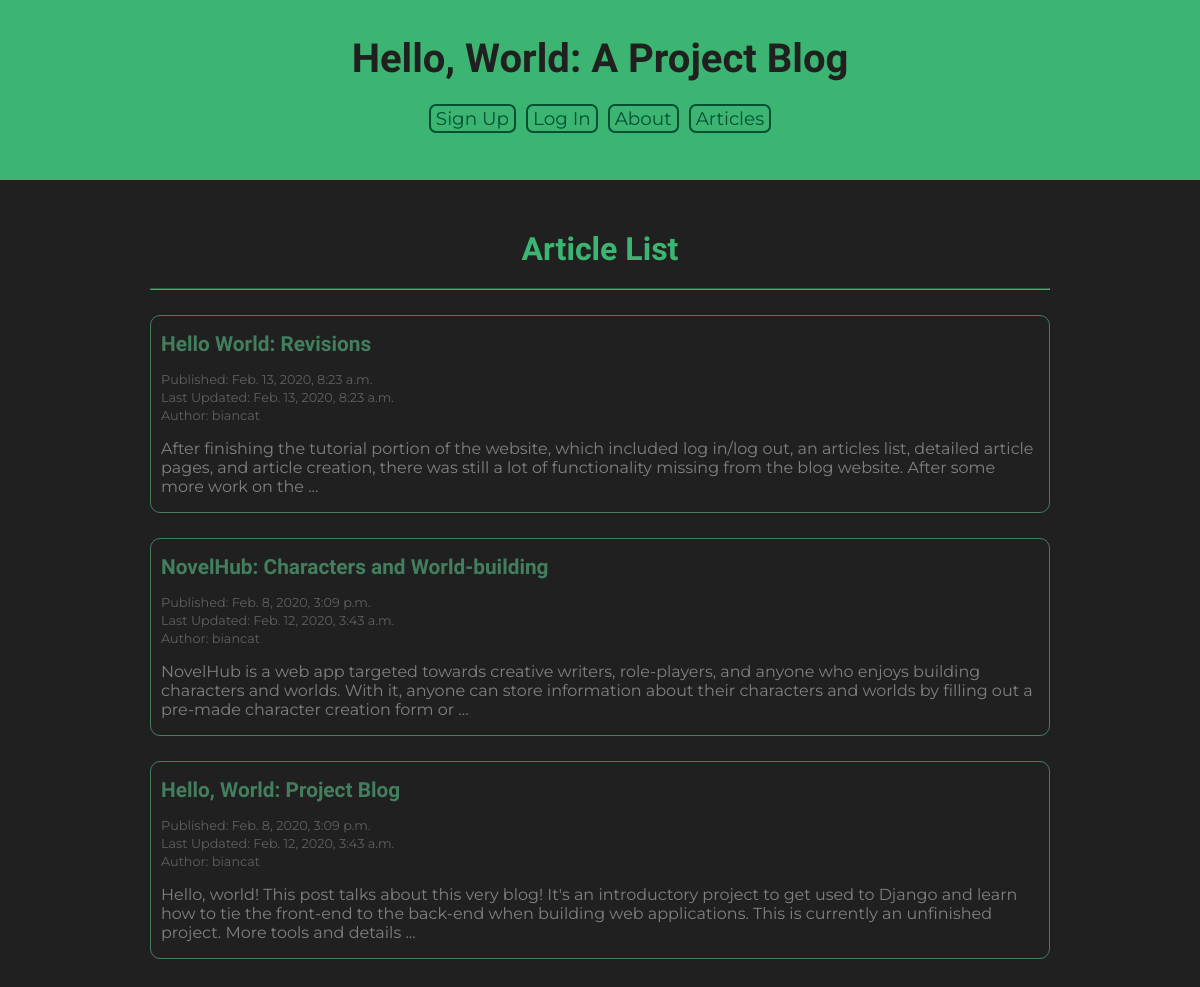
/articles/, run on an earlier commit of the app's database.
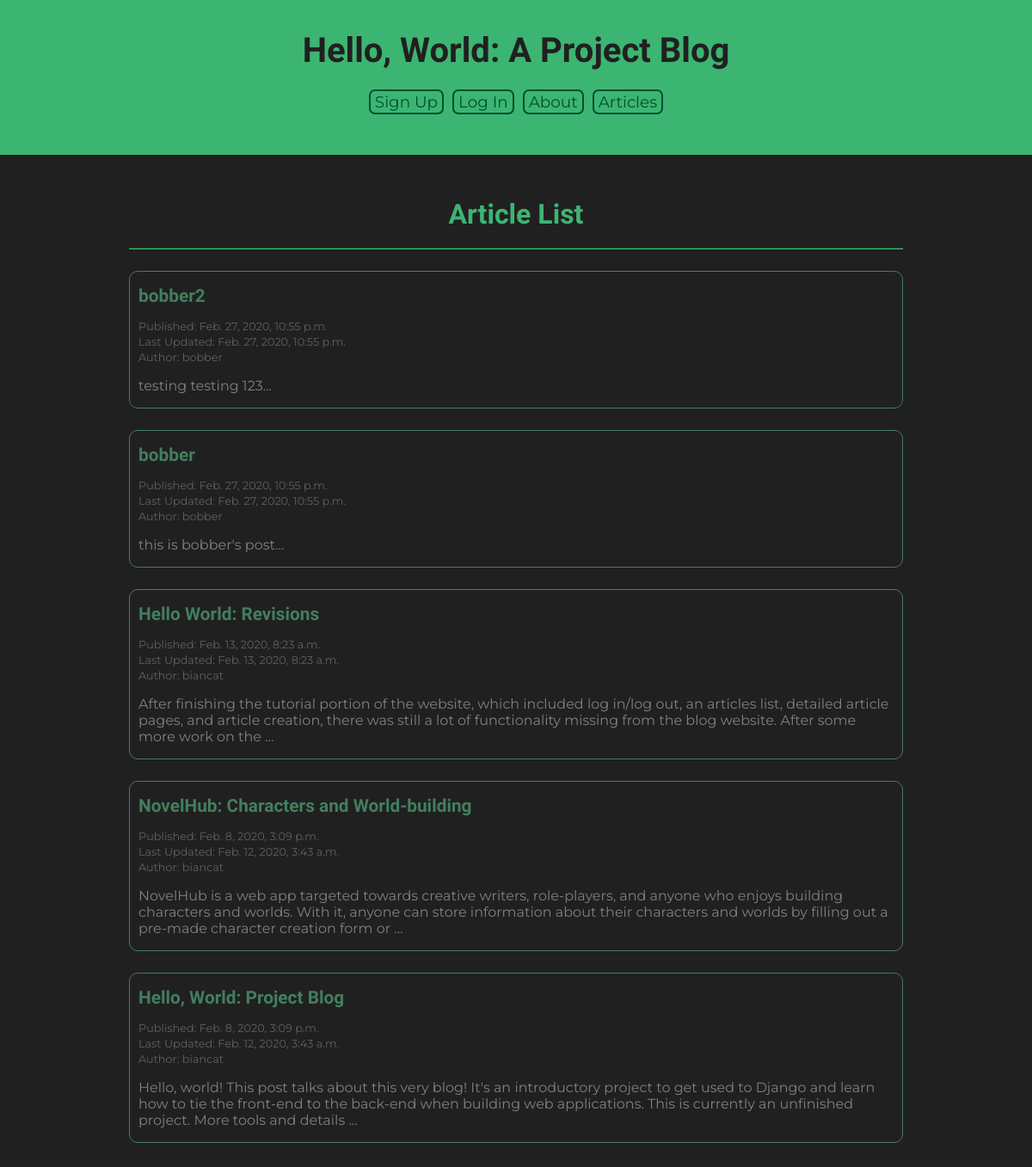
And on a later commit of the database.
### Articles/models.py (models this page shows, shortened)
class Article(models.Model):
    title = models.CharField(max_length=100)
    dateP = models.DateTimeField(auto_now_add=True)
    author = models.ForeignKey(User, on_delete=models.SET_NULL, null=True)
    body = models.TextField()
    slug = models.SlugField()
    picture = models.ImageField(default="defaultPic.png", blank="True")
    dateE = models.DateTimeField(auto_now=True)
    def getSnippet(self):
        return self.body[:250] + "..."

### Articles/views.py (the view)
def article_list_view(request):
    articles = Article.objects.all().order_by('dateP').reverse()
    return render(request, 'articles/article_list.html', {'articles':articles})

### Articles/templates/articles/article_list.html (shortened to what this page needs)
{% extends 'baseTemplate.html' %}
{% load static %}
{% block head %}
  <link rel="stylesheet" href="{% static 'articleListTheme.css' %}">
{% endblock %}
{% block content%}
  <h2>Article List</h2>
  <hr>
  {% for article in articles %}
    <div class="articleBox">
      <p><a href="{% url 'articles:articleDetail' slug=article.slug %}" class="articleLink">{{article.title}}</a></p>
      <p class="articleMeta">Published: {{article.dateP}}</p>
      <p class="articleMeta">Last Updated: {{article.dateE}}</p>
      <p class="articleMeta">Author: {{article.author}}</p>
      <p>{{article.getSnippet}}</p>
    </div>
  {% endfor %}
{% endblock %}

What changed in the data, as far as the page shows it:
added Article: title "bobber2", dateP "Feb. 27, 2020, 10:55 p.m.", dateE "Feb. 27, 2020, 10:55 p.m.", author "bobber", getSnippet "testing testing 123..."
added Article: title "bobber", dateP "Feb. 27, 2020, 10:55 p.m.", dateE "Feb. 27, 2020, 10:55 p.m.", author "bobber", getSnippet "this is bobber's post..."
